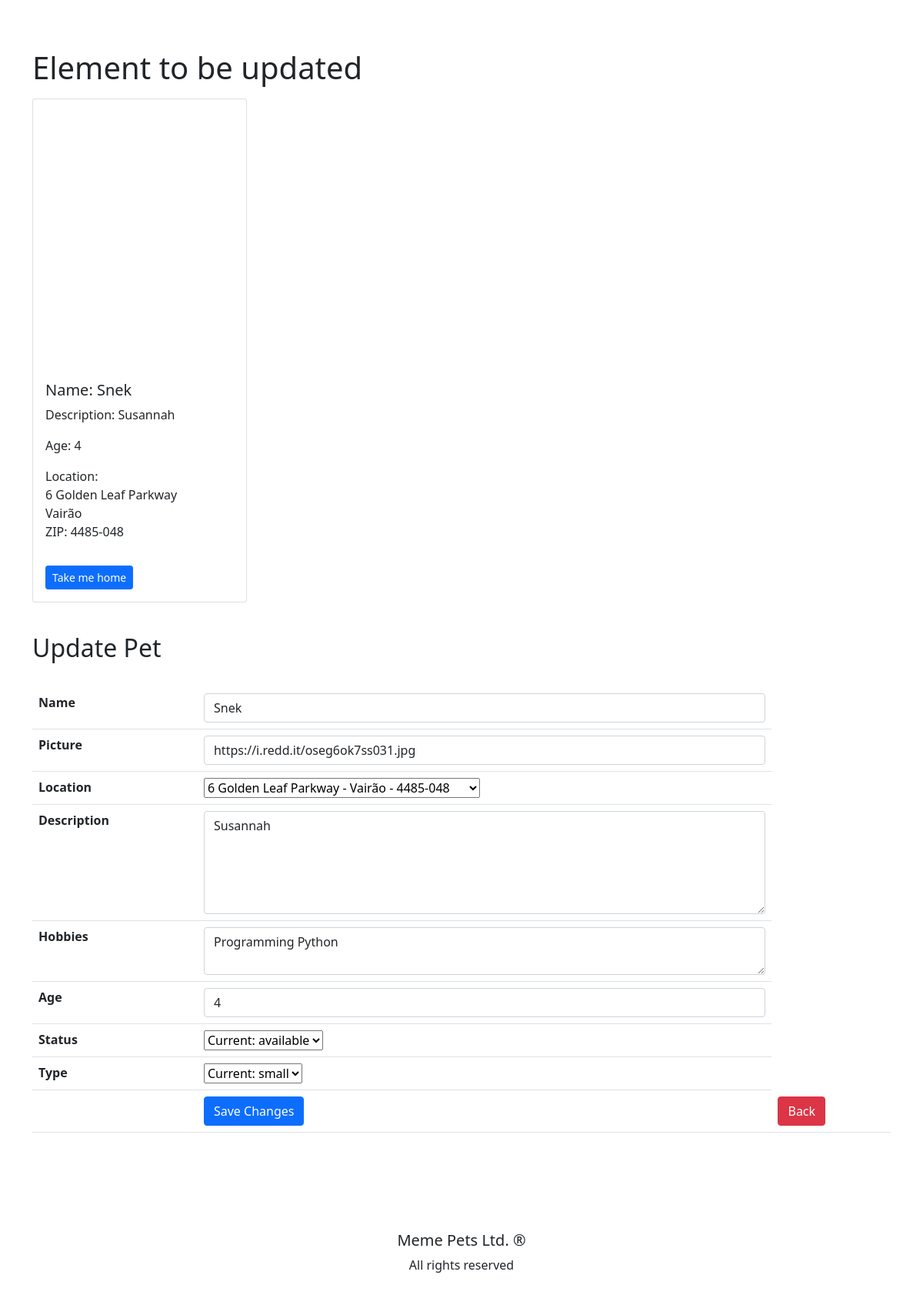
Page /update.php?id=6 (signed in) on the committed database.
### tables this page shows
CREATE TABLE `animals` (
  `animal_id` int(11) UNSIGNED NOT NULL,
  `location_id` int(11) UNSIGNED NOT NULL,
  `name` varchar(255) NOT NULL,
  `description` varchar(500) NOT NULL,
  `hobbies` varchar(255) NOT NULL,
  `age` varchar(10) NOT NULL,
  `picture` varchar(255) DEFAULT NULL,
  `status` enum('available','adopted') DEFAULT 'available',
  `type` enum('small','large') DEFAULT NULL
);

CREATE TABLE `location` (
  `location_id` int(11) UNSIGNED NOT NULL,
  `city` varchar(255) NOT NULL,
  `zip` varchar(255) NOT NULL,
  `address` varchar(255) NOT NULL
);

### actions/a_select.php (called while the page is built, shortened)
<?php
if ($_GET['id']) {
    $id = $_GET['id'];
    $query = "SELECT * FROM animals LEFT JOIN location ON animals.location_id = location.location_id WHERE animal_id = {$id}";
    $result = mysqli_query($connect, $query);
    if ($result->num_rows == 1) {
        $data = $result->fetch_assoc();
        $location_id = $data['location_id'];
        $address = $data['address'];
        $city = $data['city'];
        $zip = $data['zip'];
        $name= $data['name'];
        $description = $data['description'];
        $hobbies = $data['hobbies'];
        $age = $data['age'];
        $picture = $data['picture'];
        $status = $data['status'];
        $type = $data['type'];
    } else {
        header("location: error.php");
    }
} else {
    header("location: error.php");
}
?>

### update.php (the view, shortened to what this page needs)
<?php
include_once 'actions/db_connect.php';
include_once 'components/functions.php';
include_once 'actions/a_select.php';
?>
<!DOCTYPE html>
<html lang="en">
<head>
    <?php include_once 'components/bootcss.php';?>
</head>
<body>
    <div class="container">
        <div class="row justify-content-evenly py-5">
            <div class="mt-3 mb-3">
                <h1>Element to be updated</h1>
                <?php echo showPet($picture, $name, $description, $age, $address, $city, $zip, ' ') ?>
                <fieldset>
                <legend class='h2 py-4'>Update Pet</legend>
                <form action="actions/a_update.php" method= "post" enctype="multipart/form-data">
                    <table class='table'>
                        <tr>
                            <th>Name</th>
                            <td><input class='form-control' type="text" name="name"  placeholder="Pet Name" value="<?php echo $name ?>"/></td>
                        </tr>
                        <tr>
                            <th>Picture</th>
                            <td><input class='form-control' type="url" name="picture"  placeholder="Picture URL" value="<?php echo $picture ?>"/></td>
                        </tr>
                        <tr>
                            <th>Location</th>
                            <td><select id="locations" name="location">
                                <option selected value="<?php echo $location_id ?>"><?php echo $address." - ".$city." - ".$zip ?></option>
                            </select>
                            </td>
                        </tr>
                        <tr>
                            <th>Description</th>
                            <td><textarea class='form-control' type="text" name= "description" placeholder="Short descrpition" rows="5"><?php echo $description ?></textarea></td>
                        </tr>
                        <tr>
                            <th>Hobbies</th>
                            <td><textarea class='form-control' type="text" name= "hobbies" placeholder="Hobbies" rows="2"><?php echo $hobbies ?></textarea></td>
                        </tr>
                        <tr>
                            <th>Age</th>
                            <td><input class='form-control' type="number" name="age" value="<?php echo $age?>"/></td>
                        </tr>
                        <tr>
                            <th>Status</th>
                            <td>
                            <select id="status" name="status">
                                <option selected value="<?php echo $status ?>">Current: <?php echo $status; ?></option>
                            </select>
                            </td>
                        </tr>
                        <tr>
                            <th>Type</th>
                            <td><select id="type" name="type">
                                <option selected value="<?php echo $type ?>">Current: <?php echo $type; ?></option>
                            </select>
                            </td>
                        </tr>
                        <tr>
                            <th></th>
                            <td><button class="btn btn-primary" type= "submit">Save Changes</button></td>
                            <td><a href= "home.php" class="btn btn-danger">Back</a></td>
                        </tr>
                    </table>
                </form>
            </fieldset>
            </div>
        </div>
    </div>
    <?php
        include_once 'components/footer.php';
    ?>
</body>
</html>

### components/functions.php (shortened to what this page needs)
<?php
    function showPet($img, $name, $description, $age, $address, $city, $zip, $id)
    {
        return "<div class=\"col-6 col-md-4 col-lg-3 my-3\">
            <div class=\"card\">
                <div style='background-image: url(".$img."); background-repeat: no-repeat; background-size: contain; height: 350px; background-position: center;'>
                </div>
                <div class=\"card-body\">
                    <h5 class=\"card-title\">Name: ".$name."</h5>
                    <p class=\"card-text\">Description: ".$description."</p>
                    <p class=\"card-text\">Age: ".$age."</p>
                    <p class=\"card-text\">Location:<br>".$address."<br>".$city."<br>ZIP: ".$zip."</p>
                </div>
                <div class=\"card-body\">
                    <a href='adopt.php?id=".$id."' class='btn btn-primary btn-sm'>Take me home</a>
                </div>
            </div>
        </div>";
    }
?>

### rows in the picture
animals: name "Snek", description "Susannah", age "4", location.address "6 Golden Leaf Parkway", location.city "Vairão", location.zip "4485-048", picture "https://i.redd.it/oseg6ok7ss031.jpg", location "6 Golden Leaf Parkway - Vairão - 4485-048", hobbies "Programming Python"
